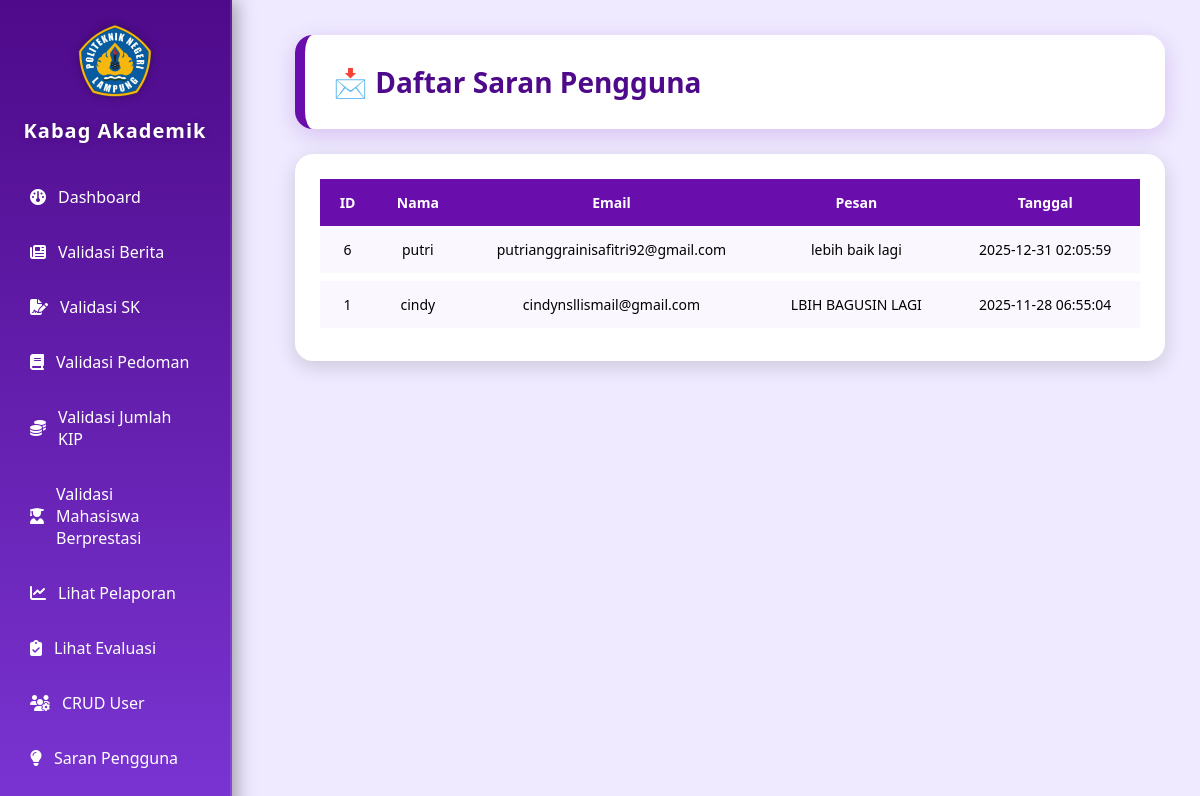
The page /kabag_akademik/saran.php (signed in) on the database its author committed.
### tables this page shows
CREATE TABLE `saran` (
  `id_saran` int(11) NOT NULL,
  `nama` varchar(100) DEFAULT NULL,
  `email` varchar(150) DEFAULT NULL,
  `pesan` text DEFAULT NULL,
  `tanggal` timestamp NOT NULL DEFAULT current_timestamp()
);

### kabag_akademik/saran.php (the view, shortened to what this page needs)
<?php
if (isset($koneksi)) $db = $koneksi;
elseif (isset($conn)) $db = $conn;
else die("ERROR: Variabel koneksi tidak ditemukan!");
$sidebarPath = [
    __DIR__ . "/sidebar.php",
    __DIR__ . "/../sidebar.php"
];
foreach ($sidebarPath as $s) {
    if (file_exists($s)) {
        break;
    }
}
?>
<div class="content-wrapper">
    <div class="header-card">
        <h2>📩 Daftar Saran Pengguna</h2>
    </div>
    <div class="table-card">
        <table class="styled-table">
            <thead>
                <tr>
                    <th>ID</th>
                    <th>Nama</th>
                    <th>Email</th>
                    <th>Pesan</th>
                    <th>Tanggal</th>
                </tr>
            </thead>
            <tbody>
                <?php
                $q = $db->query("SELECT * FROM saran ORDER BY id_saran DESC");
                while ($row = $q->fetch_assoc()) {
                    echo "
                    <tr>
                        <td>{$row['id_saran']}</td>
                        <td>{$row['nama']}</td>
                        <td>{$row['email']}</td>
                        <td>{$row['pesan']}</td>
                        <td>{$row['tanggal']}</td>
                    </tr>
                    ";
                }
                ?>
            </tbody>
        </table>
    </div>
</div>

### kabag_akademik/saran.php (style rules this page uses)
.content-wrapper { margin-left: 260px; padding: 35px; }
.header-card { background: #ffffff; padding: 28px; border-radius: 18px; border-left: 10px solid #6a0dad; box-shadow: 0 6px 22px rgba(106, 13, 173, 0.18); margin-bottom: 25px; }
.header-card h2 { margin: 0; font-size: 28px; font-weight: 800; color: #4e0a8a; }
.table-card { background: white; padding: 25px; border-radius: 18px; margin-top: 20px; box-shadow: 0 6px 20px rgba(0,0,0,0.15); }
.styled-table { width: 100%; border-collapse: collapse; }
.styled-table thead tr { background: #6a0dad; color: white; }
.styled-table th, .styled-table td { padding: 14px 16px; text-align: center; font-size: 14px; }
.styled-table tbody tr { background: #fbf7ff; border-bottom: 8px solid #ffffff; transition: 0.2s; }

### rows shown on the page
saran: id_saran "6", nama "putri", email "putrianggrainisafitri92@gmail.com", pesan "lebih baik lagi", tanggal "2025-12-31 02:05:59"
saran: id_saran "1", nama "cindy", email "cindynsllismail@gmail.com", pesan "LBIH BAGUSIN LAGI", tanggal "2025-11-28 06:55:04"
